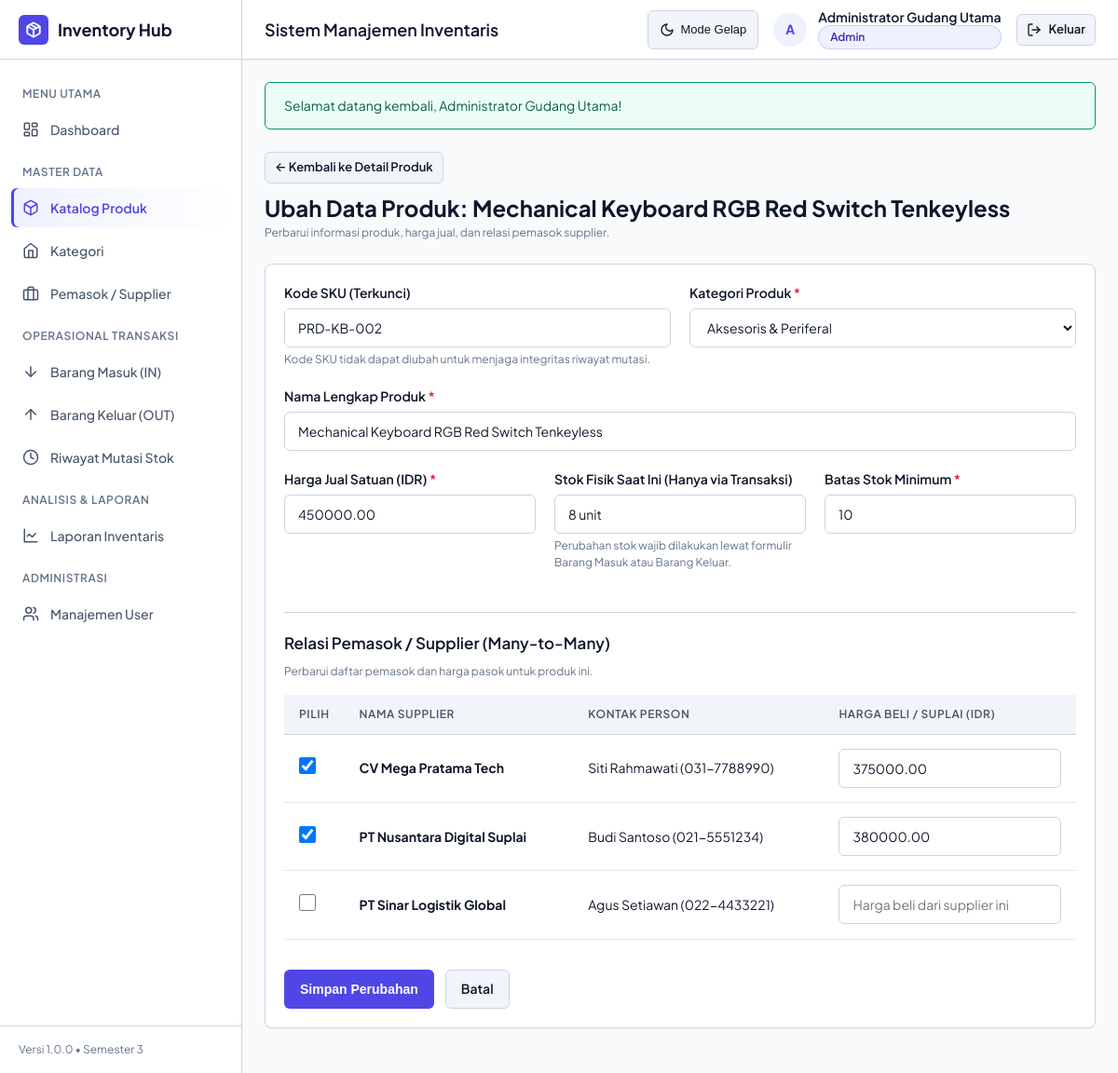
Page /index.php?page=products&action=edit&id=2 (signed in) on the committed database.
### tables this page shows
CREATE TABLE IF NOT EXISTS products (
  id INT PRIMARY KEY AUTO_INCREMENT,
  category_id INT NOT NULL,
  sku VARCHAR(50) NOT NULL UNIQUE,
  name VARCHAR(150) NOT NULL,
  price DECIMAL(12,2) NOT NULL DEFAULT 0.00,
  stock INT NOT NULL DEFAULT 0,
  minimum_stock INT NOT NULL DEFAULT 5,
  created_at DATETIME NOT NULL DEFAULT CURRENT_TIMESTAMP,
  updated_at DATETIME NOT NULL DEFAULT CURRENT_TIMESTAMP ON UPDATE CURRENT_TIMESTAMP,
  FOREIGN KEY (category_id) REFERENCES categories(id) ON DELETE RESTRICT ON UPDATE CASCADE
);

CREATE TABLE IF NOT EXISTS categories (
  id INT PRIMARY KEY AUTO_INCREMENT,
  name VARCHAR(100) NOT NULL UNIQUE,
  description TEXT NULL,
  created_at DATETIME NOT NULL DEFAULT CURRENT_TIMESTAMP
);

CREATE TABLE IF NOT EXISTS suppliers (
  id INT PRIMARY KEY AUTO_INCREMENT,
  name VARCHAR(150) NOT NULL,
  contact_person VARCHAR(100) NULL,
  phone VARCHAR(25) NULL,
  email VARCHAR(100) NULL,
  address TEXT NULL,
  created_at DATETIME NOT NULL DEFAULT CURRENT_TIMESTAMP
);

### app/Core/View.php (called while the page is built, shortened)
<?php
class View {
    public static function render($viewPath, array $data = [], $layout = 'main') {
        extract($data);
        $viewFile = __DIR__ . '/../../views/' . $viewPath . '.php';
        require $viewFile;
    }
}

### app/Controllers/ProductController.php (called while the page is built, shortened)
<?php
require_once __DIR__ . '/../Core/View.php';
require_once __DIR__ . '/../Models/Product.php';
require_once __DIR__ . '/../Models/Category.php';
require_once __DIR__ . '/../Models/Supplier.php';
require_once __DIR__ . '/../Helpers/Sanitize.php';
class ProductController {
    public function edit() {
        $id = (int) (isset($_GET['id']) ? $_GET['id'] : 0);
        $product = Product::findById($id);
        $categories = Category::getAll();
        $allSuppliers = Supplier::getAll();
        $currentSuppliers = ProductSupplier::getByProductId($id);
        $mappedCurrentSuppliers = [];
        foreach ($currentSuppliers as $cs) {
            $mappedCurrentSuppliers[$cs['supplier_id']] = [
                'selected' => 1,
                'price'    => $cs['supplier_price'],
            ];
        }
        $errors = [];
        $data = [
            'category_id'   => $product['category_id'],
            'sku'           => $product['sku'],
            'name'          => $product['name'],
            'price'         => $product['price'],
            'minimum_stock' => $product['minimum_stock'],
            'suppliers'     => $mappedCurrentSuppliers,
        ];
        View::render('products/edit', [
            'product'      => $product,
            'categories'   => $categories,
            'allSuppliers' => $allSuppliers,
            'data'         => $data,
            'errors'       => $errors,
        ]);
    }
}

### index.php (called while the page is built, shortened)
<?php
require_once __DIR__ . '/config/app.php';
require_once __DIR__ . '/app/Helpers/Sanitize.php';
Router::dispatch();

### app/Models/Product.php (called while the page is built, shortened)
<?php
class Product {
    public static function findById($id) {
        $pdo = Database::getConnection();
        $stmt = $pdo->prepare('
            SELECT p.*, c.name AS category_name
            FROM products p
            LEFT JOIN categories c ON c.id = p.category_id
            WHERE p.id = :id
            LIMIT 1
        ');
        $stmt->execute(['id' => (int) $id]);
        return $stmt->fetch();
    }
}

### config/app.php (called while the page is built, shortened)
<?php
function baseUrl($path = '') {
    $scriptDir = dirname(isset($_SERVER['SCRIPT_NAME']) ? $_SERVER['SCRIPT_NAME'] : '');
    $base = rtrim(str_replace('\\', '/', $scriptDir), '/');
    return ($base ?: '') . '/' . ltrim($path, '/');
}

### app/Helpers/Sanitize.php (called while the page is built, shortened)
<?php
class Sanitize {
    public static function escape($data) {
        return htmlspecialchars((string) $data, ENT_QUOTES, 'UTF-8');
    }
}
function e($data) {
    return Sanitize::escape($data);
}

### app/Models/Category.php (called while the page is built, shortened)
<?php
class Category {
    public static function getAll() {
        $pdo = Database::getConnection();
        $sql = '
            SELECT c.id, c.name, c.description, c.created_at,
                   COUNT(p.id) AS total_products,
                   COALESCE(SUM(p.stock), 0) AS total_stock
            FROM categories c
            LEFT JOIN products p ON p.category_id = c.id
            GROUP BY c.id, c.name, c.description, c.created_at
            ORDER BY c.name ASC
        ';
        return $pdo->query($sql)->fetchAll();
    }
}

### app/Models/Supplier.php (called while the page is built, shortened)
<?php
class Supplier {
    public static function getAll() {
        $pdo = Database::getConnection();
        $sql = '
            SELECT s.*, COUNT(ps.product_id) AS total_supplied_products
            FROM suppliers s
            LEFT JOIN product_suppliers ps ON ps.supplier_id = s.id
            GROUP BY s.id, s.name, s.contact_person, s.phone, s.email, s.address, s.created_at
            ORDER BY s.name ASC
        ';
        return $pdo->query($sql)->fetchAll();
    }
}

### views/products/edit.php (the view, shortened to what this page needs)
<div style="margin-bottom: 1.5rem;">
    <a href="<?= baseUrl('index.php?page=products&action=detail&id=' . $product['id']) ?>" class="btn btn-secondary btn-sm" style="margin-bottom: 0.5rem;">
        &larr; Kembali ke Detail Produk
    </a>
    <h2 style="font-size: 1.5rem; font-weight: 700;">Ubah Data Produk: <?= e($product['name']) ?></h2>
    <p class="form-hint" style="margin: 0;">Perbarui informasi produk, harga jual, dan relasi pemasok supplier.</p>
</div>
<div class="card">
    <div class="card-body">
        <form method="POST" action="<?= baseUrl('index.php?page=products&action=edit&id=' . $product['id']) ?>">
            <div class="form-row">
                <div class="form-group">
                    <label class="form-label">Kode SKU (Terkunci)</label>
                    <input type="text" class="form-input mono" value="<?= e($product['sku']) ?>" disabled>
                    <p class="form-hint">Kode SKU tidak dapat diubah untuk menjaga integritas riwayat mutasi.</p>
                </div>
                <div class="form-group">
                    <label for="category_id" class="form-label">Kategori Produk <span class="required">*</span></label>
                    <select id="category_id" name="category_id" class="form-select" required>
                        <?php foreach ($categories as $cat): ?>
                            <option value="<?= $cat['id'] ?>" <?= ($data['category_id'] == $cat['id']) ? 'selected' : '' ?>>
                                <?= e($cat['name']) ?>
                            </option>
                        <?php endforeach; ?>
                    </select>
                </div>
            </div>
            <div class="form-group">
                <label for="name" class="form-label">Nama Lengkap Produk <span class="required">*</span></label>
                <input type="text" id="name" name="name" class="form-input" value="<?= e($data['name']) ?>" required>
            </div>
            <div class="form-row">
                <div class="form-group">
                    <label for="price" class="form-label">Harga Jual Satuan (IDR) <span class="required">*</span></label>
                    <input type="number" step="0.01" min="0" id="price" name="price" class="form-input" value="<?= e($data['price']) ?>" required>
                </div>
                <div class="form-group">
                    <label class="form-label">Stok Fisik Saat Ini (Hanya via Transaksi)</label>
                    <input type="text" class="form-input" value="<?= (int) $product['stock'] ?> unit" disabled>
                    <p class="form-hint">Perubahan stok wajib dilakukan lewat formulir Barang Masuk atau Barang Keluar.</p>
                </div>
                <div class="form-group">
                    <label for="minimum_stock" class="form-label">Batas Stok Minimum <span class="required">*</span></label>
                    <input type="number" min="0" id="minimum_stock" name="minimum_stock" class="form-input" value="<?= e($data['minimum_stock']) ?>" required>
                </div>
            </div>
            <div style="margin-top: 1.5rem; border-top: 1px solid var(--border-color); padding-top: 1.25rem;">
                <h3 style="font-size: 1.0625rem; font-weight: 600; margin-bottom: 0.5rem;">Relasi Pemasok / Supplier (Many-to-Many)</h3>
                <p class="form-hint" style="margin-bottom: 1rem;">Perbarui daftar pemasok dan harga pasok untuk produk ini.</p>
                <div class="table-responsive">
                    <table class="data-table">
                        <thead>
                            <tr>
                                <th style="width: 60px;">Pilih</th>
                                <th>Nama Supplier</th>
                                <th>Kontak Person</th>
                                <th>Harga Beli / Suplai (IDR)</th>
                            </tr>
                        </thead>
                        <tbody>
                            <?php foreach ($allSuppliers as $s): ?>
                                <?php
                                    $suppData = isset($data['suppliers'][$s['id']]) ? $data['suppliers'][$s['id']] : array();
                                    $isChecked = !empty($suppData['selected']);
                                    $suppPrice = isset($suppData['price']) ? $suppData['price'] : '';
                                ?>
                                <tr>
                                    <td>
                                        <input type="checkbox" name="suppliers[<?= $s['id'] ?>][selected]" value="1" <?= $isChecked ? 'checked' : '' ?> style="width: 18px; height: 18px;">
                                    </td>
                                    <td><strong><?= e($s['name']) ?></strong></td>
                                    <td><?= e($s['contact_person'] ?: '-') ?> (<?= e($s['phone'] ?: '-') ?>)</td>
                                    <td>
                                        <input type="number" step="0.01" min="0" name="suppliers[<?= $s['id'] ?>][price]" class="form-input" placeholder="Harga beli dari supplier ini" value="<?= e($suppPrice) ?>" style="max-width: 240px;">
                                    </td>
                                </tr>
                            <?php endforeach; ?>
                        </tbody>
                    </table>
                </div>
            </div>
            <div style="margin-top: 2rem; display: flex; gap: 0.75rem;">
                <button type="submit" class="btn btn-primary">
                    <span>Simpan Perubahan</span>
                </button>
                <a href="<?= baseUrl('index.php?page=products&action=detail&id=' . $product['id']) ?>" class="btn btn-secondary">
                    <span>Batal</span>
                </a>
            </div>
        </form>
    </div>
</div>

### assets/css/style.css (style rules this page uses)
:root { --bg-app: #f8fafc; --bg-surface: #ffffff; --bg-card: #ffffff; --bg-subtle: #f1f5f9; --bg-hover: #e2e8f0; --text-main: #0f172a; --text-muted: #475569; --text-subtle: #64748b; --text-inverse: #ffffff; --border-color: #cbd5e1; --border-subtle: #e2e8f0; --primary: #4f46e5; --primary-hover: #4338ca; --primary-subtle: #eef2ff; --primary-text: #3730a3; --success: #059669; --success-subtle: #ecfdf5; --success-text: #065f46; --warning: #d97706; --warning-subtle: #fffbeb; --warning-text: #92400e; --danger: #e11d48; --danger-hover: #be123c; --danger-subtle: #fff1f2; --danger-text: #9f1239; --shadow-sm: 0 1px 2px 0 rgba(0, 0, 0, 0.05); --shadow-md: 0 4px 6px -1px rgba(0, 0, 0, 0.08), 0 2px 4px -2px rgba(0, 0, 0, 0.06); --shadow-lg: 0 10px 15px -3px rgba(0, 0, 0, 0.1), 0 4px 6px -4px rgba(0, 0, 0, 0.1); --radius-sm: 6px; --radius-md: 8px; --radius-lg: 12px; --font-sans: 'Plus Jakarta Sans', system-ui, -apple-system, BlinkMacSystemFont, 'Segoe UI', Roboto, sans-serif; --font-mono: ui-monospace, SFMono-Regular, Menlo, Monaco, Consolas, monospace; --sidebar-width: 260px; --header-height: 64px; }
*, *::before, *::after { box-sizing: border-box; margin: 0; padding: 0; }
html { font-size: 16px; -webkit-text-size-adjust: 100%; }
* { scrollbar-width: thin; scrollbar-color: var(--border-color) transparent; }
body { font-family: var(--font-sans); background-color: var(--bg-app); color: var(--text-main); line-height: 1.5; min-height: 100vh; transition: background-color 0.2s ease, color 0.2s ease; }
a { color: var(--primary); text-decoration: none; }
.card { background-color: var(--bg-card); border: 1px solid var(--border-color); border-radius: var(--radius-md); box-shadow: var(--shadow-sm); margin-bottom: 1.5rem; overflow: hidden; transition: transform 0.25s cubic-bezier(0.4, 0, 0.2, 1), box-shadow 0.25s cubic-bezier(0.4, 0, 0.2, 1), border-color 0.25s ease; will-change: transform; }
.card-body { padding: 1.25rem; }
.table-responsive { width: 100%; overflow-x: auto; -webkit-overflow-scrolling: touch; }
.data-table { width: 100%; border-collapse: collapse; text-align: left; font-size: 0.875rem; }
.data-table th { background-color: var(--bg-subtle); color: var(--text-muted); font-weight: 600; font-size: 0.75rem; text-transform: uppercase; letter-spacing: 0.05em; padding: 0.75rem 1rem; border-bottom: 1px solid var(--border-color); white-space: nowrap; }
.data-table td { padding: 0.95rem 1rem; border-bottom: 1px solid var(--border-subtle); color: var(--text-main); vertical-align: middle; transition: background-color 0.15s ease; }
.data-table tbody tr { transition: background-color 0.15s ease, transform 0.15s ease; }
.btn { display: inline-flex; align-items: center; justify-content: center; gap: 0.5rem; padding: 0.5rem 1rem; font-size: 0.875rem; font-weight: 600; border-radius: var(--radius-sm); border: 1px solid transparent; cursor: pointer; min-height: 42px; transition: all 0.2s cubic-bezier(0.4, 0, 0.2, 1); text-decoration: none; white-space: nowrap; }
.btn-primary { background-color: var(--primary); color: #ffffff; }
.btn-secondary { background-color: var(--bg-subtle); border-color: var(--border-color); color: var(--text-main); }
.btn-sm { padding: 0.3125rem 0.625rem; font-size: 0.8125rem; min-height: 34px; }
.form-group { margin-bottom: 1.25rem; }
.form-label { display: block; font-size: 0.875rem; font-weight: 600; color: var(--text-main); margin-bottom: 0.375rem; }
.form-label .required { color: var(--danger); }
.form-input, .form-select, .form-textarea { width: 100%; padding: 0.625rem 0.875rem; font-size: 0.875rem; font-family: inherit; color: var(--text-main); background-color: var(--bg-surface); border: 1px solid var(--border-color); border-radius: var(--radius-sm); transition: all 0.2s cubic-bezier(0.4, 0, 0.2, 1); min-height: 42px; }
.form-hint { font-size: 0.75rem; color: var(--text-subtle); margin-top: 0.25rem; }
.form-row { display: grid; grid-template-columns: repeat(auto-fit, minmax(240px, 1fr)); gap: 1.25rem; }

### rows in the picture
products: name "Mechanical Keyboard RGB Red Switch Tenkeyless", sku "PRD-KB-002", category_id "Aksesoris & Periferal", price "450000.00", stock "8 unit", minimum_stock "10"
suppliers: name "CV Mega Pratama Tech", contact_person "Siti Rahmawati", phone "031-7788990", id "375000.00"
suppliers: name "PT Nusantara Digital Suplai", contact_person "Budi Santoso", phone "021-5551234", id "380000.00"
suppliers: name "PT Sinar Logistik Global", contact_person "Agus Setiawan", phone "022-4433221"

### other values in the picture
APP_NAME "Inventory Hub"
APP_VERSION "1.0.0"
$nameDisplay "Administrator Gudang Utama"
$roleDisplay "Admin"
$flashSuccess "Selamat datang kembali, Administrator Gudang Utama!"
